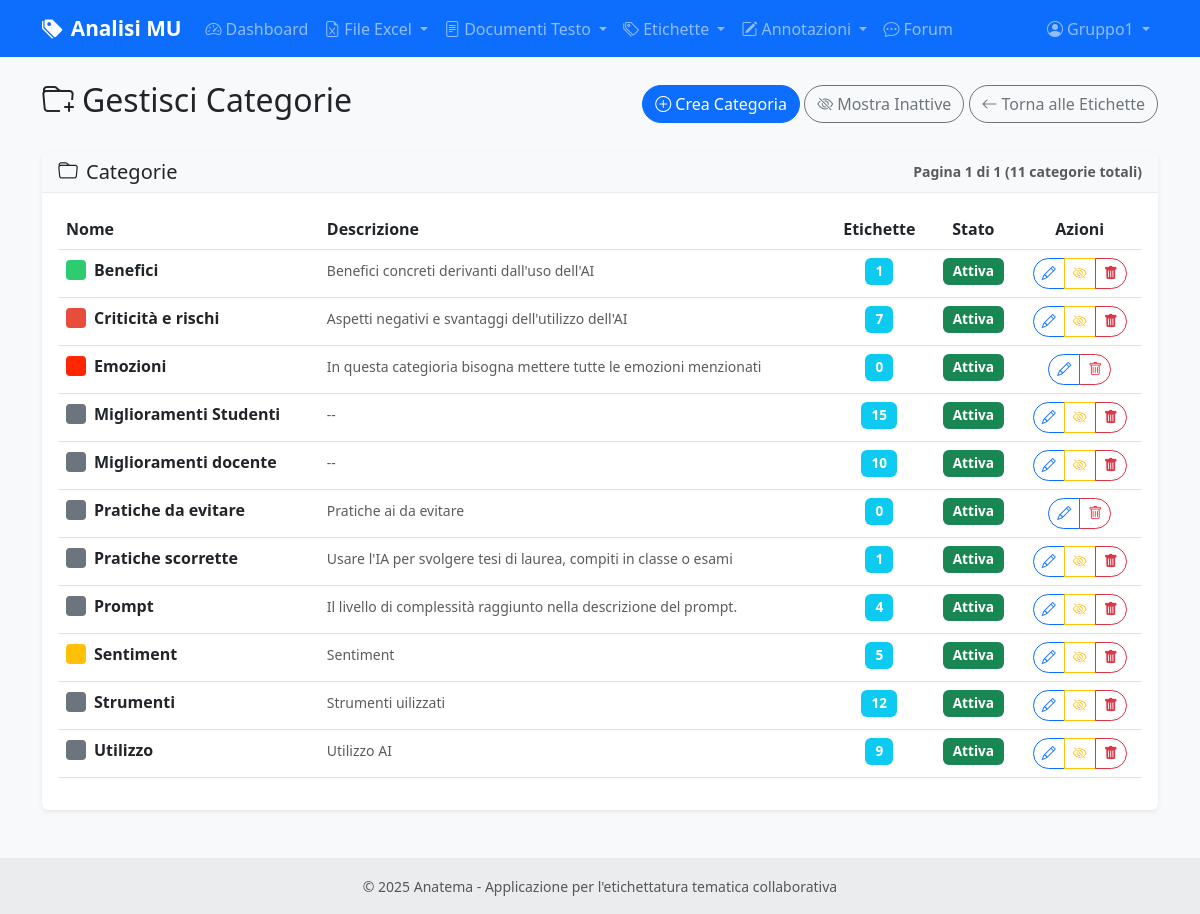
The app's page /labels/categories (signed in), older data.
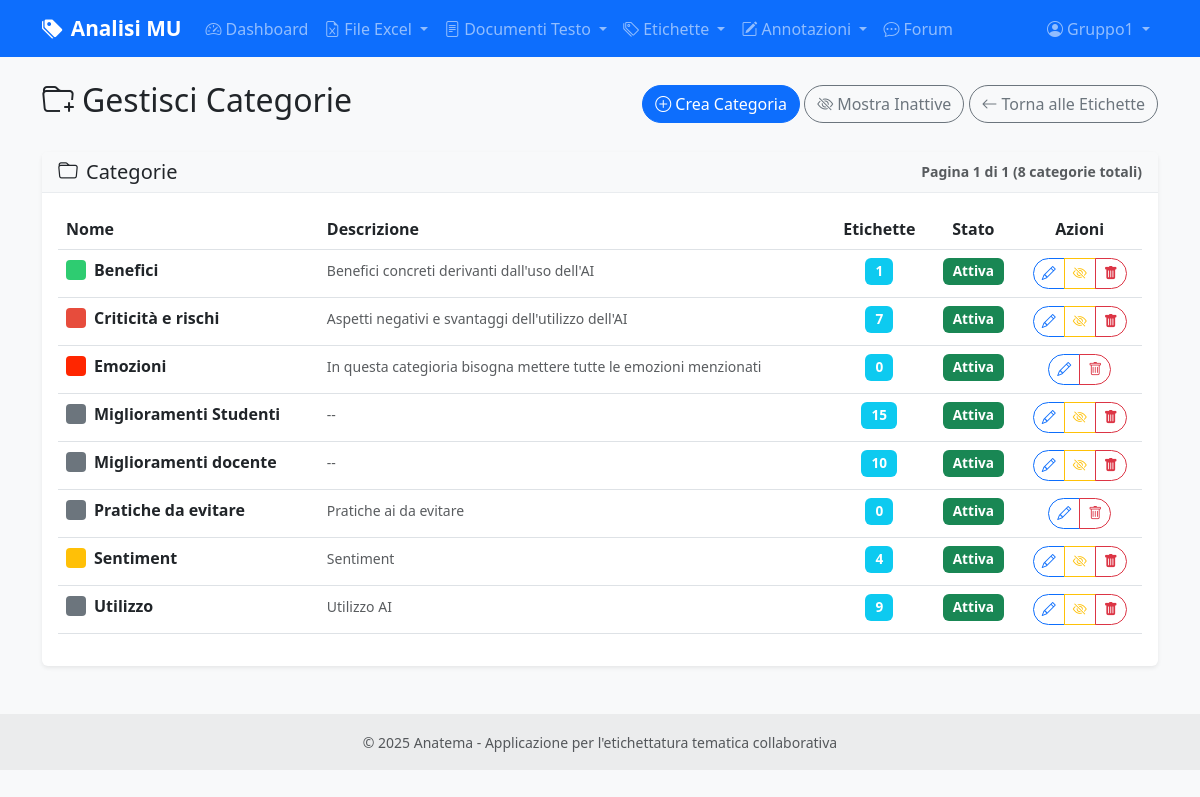
The same page, newer data.
### models.py (models this page shows, shortened)
class User(UserMixin, db.Model):
    id = db.Column(db.Integer, primary_key=True)
    username = db.Column(db.String(80), unique=True, nullable=False)
    email = db.Column(db.String(120), unique=True, nullable=False)
    password_hash = db.Column(db.String(255), nullable=False)
    role = db.Column(db.String(20), default='annotatore')  # 'amministratore' o 'annotatore'
    is_active = db.Column(db.Boolean, default=True)
    last_login = db.Column(db.DateTime)
    created_at = db.Column(db.DateTime, default=datetime.utcnow)
    updated_at = db.Column(db.DateTime, default=datetime.utcnow, onupdate=datetime.utcnow)
    annotations = db.relationship('CellAnnotation', foreign_keys='CellAnnotation.user_id', backref='user', lazy=True)
    def can_manage_users(self):
        return self.role == 'amministratore'

class Category(db.Model):
    id = db.Column(db.Integer, primary_key=True)
    name = db.Column(db.String(100), nullable=False, unique=True)
    description = db.Column(db.Text)
    color = db.Column(db.String(7), default='#6c757d')  # Colore HEX
    is_active = db.Column(db.Boolean, default=True)  # Soft delete
    created_at = db.Column(db.DateTime, default=datetime.utcnow)
    updated_at = db.Column(db.DateTime, default=datetime.utcnow, onupdate=datetime.utcnow)
    labels = db.relationship('Label', foreign_keys='Label.category_id', back_populates='category_obj')

### routes/labels.py (the view)
@labels_bp.route('/categories')
@login_required
def list_categories():
    page = request.args.get('page', 1, type=int)
    show_inactive = request.args.get('show_inactive', False, type=bool)
    query = Category.query
    if not show_inactive:
        query = query.filter_by(is_active=True)
    categories = query.order_by(Category.name).paginate(
        page=page, per_page=20, error_out=False
    )
    category_stats = {}
    for category in categories.items:
        category_stats[category.id] = Label.query.filter_by(category_id=category.id, is_active=True).count()
    return render_template('labels/list_categories.html',
                         categories=categories,
                         category_stats=category_stats,
                         show_inactive=show_inactive)

### templates/labels/list_categories.html (shortened to what this page needs)
{% extends "base.html" %}
{% block content %}
<div class="row mb-4">
    <div class="col-12">
        <div class="d-flex justify-content-between align-items-center">
            <h2>
                <i class="bi bi-folder-plus me-2"></i>Gestisci Categorie
            </h2>
            <div>
                <a href="{{ url_for('labels.create_category') }}" class="btn btn-primary">
                    <i class="bi bi-plus-circle me-1"></i>Crea Categoria
                </a>
                {% if show_inactive %}
                <a href="{{ url_for('labels.list_categories') }}" class="btn btn-outline-info">
                    <i class="bi bi-eye me-1"></i>Solo Attive
                </a>
                {% else %}
                <a href="{{ url_for('labels.list_categories', show_inactive=True) }}" class="btn btn-outline-secondary">
                    <i class="bi bi-eye-slash me-1"></i>Mostra Inattive
                </a>
                {% endif %}
                <a href="{{ url_for('labels.list_labels') }}" class="btn btn-outline-secondary">
                    <i class="bi bi-arrow-left me-1"></i>Torna alle Etichette
                </a>
            </div>
        </div>
    </div>
</div>
<div class="row">
    <div class="col-12">
        <div class="card">
            <div class="card-header d-flex justify-content-between align-items-center">
                <h5 class="mb-0">
                    <i class="bi bi-folder me-2"></i>Categorie
                </h5>
                <small class="text-muted">
                    Pagina {{ categories.page }} di {{ categories.pages }} ({{ categories.total }} categorie totali)
                </small>
            </div>
            <div class="card-body">
                {% if categories.items %}
                <div class="table-responsive">
                    <table class="table table-hover">
                        <thead>
                            <tr>
                                <th>Nome</th>
                                <th>Descrizione</th>
                                <th class="text-center">Etichette</th>
                                <th class="text-center">Stato</th>
                                <th class="text-center">Azioni</th>
                            </tr>
                        </thead>
                        <tbody>
                            {% for category in categories.items %}
                            <tr {% if not category.is_active %}class="table-secondary"{% endif %}>
                                <td>
                                    <div class="d-flex align-items-center">
                                        <div class="color-indicator me-2"
                                             style="background-color: {{ category.color }}; width: 20px; height: 20px; border-radius: 4px;"></div>
                                        <strong>{{ category.name }}</strong>
                                    </div>
                                </td>
                                <td>
                                    <small class="text-muted">
                                        {{ category.description or 'Nessuna descrizione' }}
                                    </small>
                                </td>
                                <td class="text-center">
                                    <span class="badge bg-info">
                                        {{ category_stats[category.id] }}
                                    </span>
                                </td>
                                <td class="text-center">
                                    {% if category.is_active %}
                                    <span class="badge bg-success">Attiva</span>
                                    {% else %}
                                    <span class="badge bg-secondary">Inattiva</span>
                                    {% endif %}
                                </td>
                                <td class="text-center">
                                    <div class="btn-group btn-group-sm" role="group">
                                        <a href="{{ url_for('labels.edit_category', category_id=category.id) }}"
                                           class="btn btn-outline-primary"
                                           title="Modifica">
                                            <i class="bi bi-pencil"></i>
                                        </a>
                                        {% if category.is_active %}
                                            {% if category_stats[category.id] == 0 %}
                                            <button type="button"
                                                    class="btn btn-outline-danger"
                                                    title="Elimina"
                                                    onclick="confirmDelete({{ category.id }}, '{{ category.name }}')">
                                                <i class="bi bi-trash"></i>
                                            </button>
                                            {% else %}
                                            <button type="button"
                                                    class="btn btn-outline-warning"
                                                    title="Disattiva"
                                                    onclick="confirmDeactivate({{ category.id }}, '{{ category.name }}')">
                                                <i class="bi bi-eye-slash"></i>
                                            </button>
                                            <button type="button"
                                                    class="btn btn-outline-danger"
                                                    title="Elimina categoria e {{ category_stats[category.id] }} etichette"
                                                    onclick="confirmDeleteWithLabels({{ category.id }}, '{{ category.name }}', {{ category_stats[category.id] }})">
                                                <i class="bi bi-trash-fill"></i>
                                            </button>
                                            {% endif %}
                                        {% endif %}
                                    </div>
                                </td>
                            </tr>
                            {% endfor %}
                        </tbody>
                    </table>
                </div>
                {% endif %}
            </div>
        </div>
    </div>
</div>
{% endblock %}

### templates/base.html (shortened to what this page needs)
<!DOCTYPE html>
<html lang="it">
<head>
    <link href="https://cdn.jsdelivr.net/npm/bootstrap@5.3.0/dist/css/bootstrap.min.css" rel="stylesheet">
    <link href="https://cdn.jsdelivr.net/npm/bootstrap-icons@1.10.0/font/bootstrap-icons.css" rel="stylesheet">
    <link href="{{ url_for('static', filename='css/style.css') }}" rel="stylesheet">
</head>
<body>
    <nav class="navbar navbar-expand-lg navbar-dark bg-primary">
        <div class="container">
            <a class="navbar-brand" href="{{ url_for('main.index') }}">
                <i class="bi bi-tags-fill me-2"></i>Analisi MU
            </a>
            <div class="collapse navbar-collapse" id="navbarNav">
                <ul class="navbar-nav me-auto">
                    {% if current_user.is_authenticated %}
                    <li class="nav-item">
                        <a class="nav-link" href="{{ url_for('main.dashboard') }}">
                            <i class="bi bi-speedometer2 me-1"></i>Dashboard
                        </a>
                    </li>
                    <li class="nav-item dropdown">
                        <a class="nav-link dropdown-toggle" href="#" id="excelDropdown" role="button" data-bs-toggle="dropdown">
                            <i class="bi bi-file-earmark-excel me-1"></i>File Excel
                        </a>
                    </li>
                    <li class="nav-item dropdown">
                        <a class="nav-link dropdown-toggle" href="#" id="textDocsDropdown" role="button" data-bs-toggle="dropdown">
                            <i class="bi bi-file-text me-1"></i>Documenti Testo
                        </a>
                    </li>
                    <li class="nav-item dropdown">
                        <a class="nav-link dropdown-toggle" href="#" id="labelsDropdown" role="button" data-bs-toggle="dropdown">
                            <i class="bi bi-tags me-1"></i>Etichette
                        </a>
                    </li>
                    <li class="nav-item dropdown">
                        <a class="nav-link dropdown-toggle" href="#" id="annotationDropdown" role="button" data-bs-toggle="dropdown">
                            <i class="bi bi-pencil-square me-1"></i>Annotazioni
                        </a>
                    </li>
                    <li class="nav-item">
                        <a class="nav-link" href="{{ url_for('forum.index') }}">
                            <i class="bi bi-chat-dots me-1"></i>Forum
                        </a>
                    </li>
                    {% endif %}
                </ul>
                <ul class="navbar-nav">
                    {% if current_user.is_authenticated %}
                    <li class="nav-item dropdown">
                        <a class="nav-link dropdown-toggle" href="#" id="userDropdown" role="button" data-bs-toggle="dropdown">
                            <i class="bi bi-person-circle me-1"></i>{{ current_user.username }}
                        </a>
                    </li>
                    {% endif %}
                </ul>
            </div>
        </div>
    </nav>
    <main class="container my-4">
        {% block content %}{% endblock %}
    </main>
    <footer class="bg-light text-center text-lg-start mt-5">
        <div class="text-center p-3" style="background-color: rgba(0, 0, 0, 0.05);">
            <small class="text-muted">
                © 2025 Anatema - Applicazione per l'etichettatura tematica collaborativa
            </small>
        </div>
    </footer>
</body>
</html>

### static/css/style.css (style rules this page uses)
:root { --primary-color: #007bff; --success-color: #28a745; --warning-color: #ffc107; --danger-color: #dc3545; --info-color: #17a2b8; --light-color: #f8f9fa; --dark-color: #343a40; }
body { font-family: 'Segoe UI', Tahoma, Geneva, Verdana, sans-serif; background-color: #f8f9fa; }
.navbar-brand { font-weight: 600; font-size: 1.3rem; }
.card { border: none; box-shadow: 0 0.125rem 0.25rem rgba(0, 0, 0, 0.075); transition: box-shadow 0.15s ease-in-out; }
.card-header { background-color: #f8f9fa; border-bottom: 1px solid #e9ecef; font-weight: 600; }
.btn { border-radius: 50px; font-weight: 500; transition: all 0.2s ease; }
.badge { font-size: 0.85em; padding: 0.5em 0.75em; }

Row changes from the older to the newer data that the page shows:
removed Category: name "Pratiche scorrette", description "Usare l'IA per svolgere tesi di laurea, compiti in classe o esami", is_active "1", shows "Attiva"
removed Category: name "Prompt", description "Il livello di complessità raggiunto nella descrizione del prompt.", category_stats "4", is_active "Attiva"
removed Category: name "Strumenti", description "Strumenti uilizzati", category_stats "12", is_active "Attiva"
computed for Category "Sentiment": category_stats "5" → "4"
Text that changed along with them:
{{ categories.total }}: "11" → "8"
